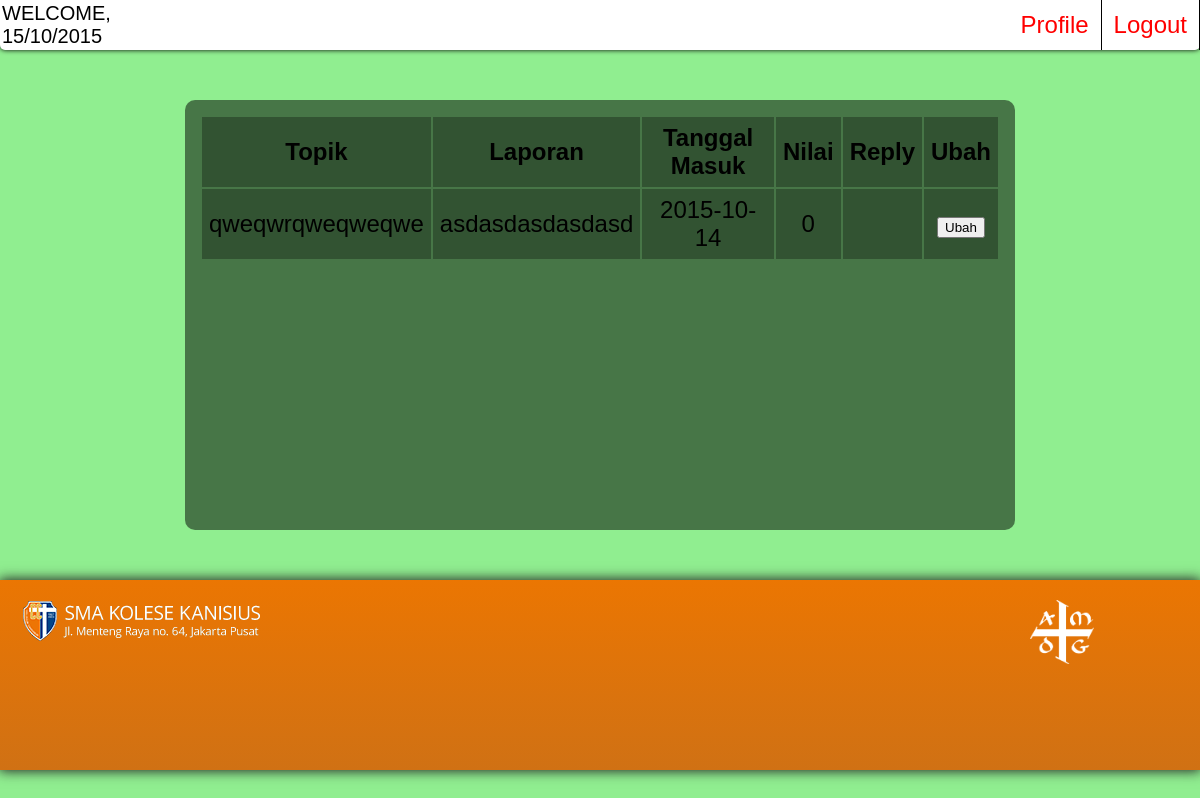
The app's page /lapgur_update.php with its own data.
### tables this page shows
CREATE TABLE IF NOT EXISTS `lapgur` (
  `No` int(4) NOT NULL,
  `NoLaporan` int(4) NOT NULL,
  `IdGuru` text NOT NULL,
  `Tanggal` date NOT NULL,
  `Topik` varchar(5000) NOT NULL,
  `Laporan` varchar(25000) NOT NULL,
  `Nilai` int(3) NOT NULL,
  `Reply` varchar(30000) NOT NULL
);

### lapgur_update.php (the view, shortened to what this page needs)
<?php
	$servername = "localhost";
	$username = "root";
	$password = "";
	$dbname = "organizer";
	$con = new mysqli($servername ,$username, $password, $dbname);
	$sql = "SELECT no, Laporan, topik, nilai, tanggal, reply FROM lapgur ORDER BY tanggal ASC";
	$result = mysqli_query($con, $sql);
?>
<!DOCTYPE html PUBLIC "-//W3C//DTD XHTML 1.0 Strict//EN" "http://www.w3.org/TR/xhtml1/DTD/xhtml1-strict.dtd">
<html>
<head>
	<?php
		include("header.php");
	?>
	<link href="css.css" rel="stylesheet" type="text/css" />
</head>
<body>
<section class="body">
	<div class="list" width="75%">
		<table align="center">
			<tr>
				<th>Topik</th>
				<th>Laporan</th>
				<th>Tanggal Masuk</th>
				<th>Nilai</th>
				<th>Reply</th>
				<th>Ubah</th>
			</tr>
		<?php
			while($row = mysqli_fetch_assoc($result))
			{  ?>
			<tr>
				<td><?php echo $row[topik] ?></td>
				<td><?php echo $row[Laporan] ?></td>
				<td><?php echo $row[tanggal] ?></td>
				<td><?php echo $row[nilai] ?></td>
				<td><?php echo $row[reply] ?></td>
				<td><form action='lapgur_update_do.php' method='POST'>
					<input type=submit name=submit value='Ubah'>
					</form></td>
			</tr>
			<?php } ?>
		</table>
	</div>
</section>
<?php
	include("footer.php");
?>
</body>
</html>

### css.css (style rules this page uses)
header, section, footer, aside, nav, main, article, figure { display: block; }
html, body { margin : 0; padding : 0; width : 100%; height : auto; background-color : lightgreen; background-attachment: scroll; background-position: left top; background-repeat: repeat; margin : 0px 0px 0px 0px; font-size : 24px; font-family : Arial; }
.body { margin : 50px auto 50px auto; }
section { margin : auto; }
.reminder, .list, .profiles, .form, .accounts { width : 800px; height : 400px; border-radius : 10px; background : rgba(0,0,0,0.5); margin : auto auto 10px auto; padding : 15px; }
.list { text-align : center; }
.list table th, .list table td { border: 2px solid transparent; background: rgba(0,0,0,0.3); border-collapse: collapse; padding: 5px; }

### records on screen
lapgur: Topik "qweqwrqweqweqwe", Laporan "asdasdasdasdasd", Tanggal "2015-10-14", Nilai "0"
